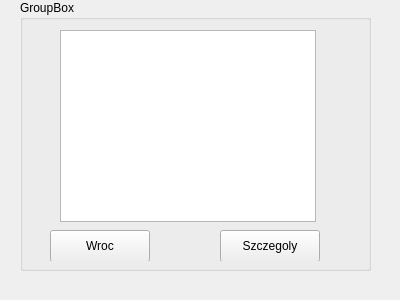
<?xml version="1.0" encoding="UTF-8"?>
<ui version="4.0">
 <class>UserPanel</class>
 <widget class="QWidget" name="UserPanel">
  <property name="geometry">
   <rect>
    <x>0</x>
    <y>0</y>
    <width>400</width>
    <height>300</height>
   </rect>
  </property>
  <property name="windowTitle">
   <string>Form</string>
  </property>
  <widget class="QGroupBox" name="groupBox">
   <property name="geometry">
    <rect>
     <x>20</x>
     <y>0</y>
     <width>351</width>
     <height>271</height>
    </rect>
   </property>
   <property name="title">
    <string>GroupBox</string>
   </property>
   <widget class="QStackedWidget" name="stackedWidget">
    <property name="geometry">
     <rect>
      <x>10</x>
      <y>30</y>
      <width>331</width>
      <height>231</height>
     </rect>
    </property>
    <widget class="QWidget" name="page">
     <widget class="QListWidget" name="listWidget">
      <property name="geometry">
       <rect>
        <x>30</x>
        <y>0</y>
        <width>256</width>
        <height>192</height>
       </rect>
      </property>
     </widget>
     <widget class="QPushButton" name="pushButton">
      <property name="geometry">
       <rect>
        <x>190</x>
        <y>200</y>
        <width>100</width>
        <height>32</height>
       </rect>
      </property>
      <property name="text">
       <string>Szczegoly</string>
      </property>
     </widget>
     <widget class="QPushButton" name="pushButton_2">
      <property name="geometry">
       <rect>
        <x>20</x>
        <y>200</y>
        <width>100</width>
        <height>32</height>
       </rect>
      </property>
      <property name="text">
       <string>Wroc</string>
      </property>
     </widget>
    </widget>
    <widget class="QWidget" name="page_2"/>
   </widget>
  </widget>
 </widget>
 <resources/>
 <connections/>
</ui>
